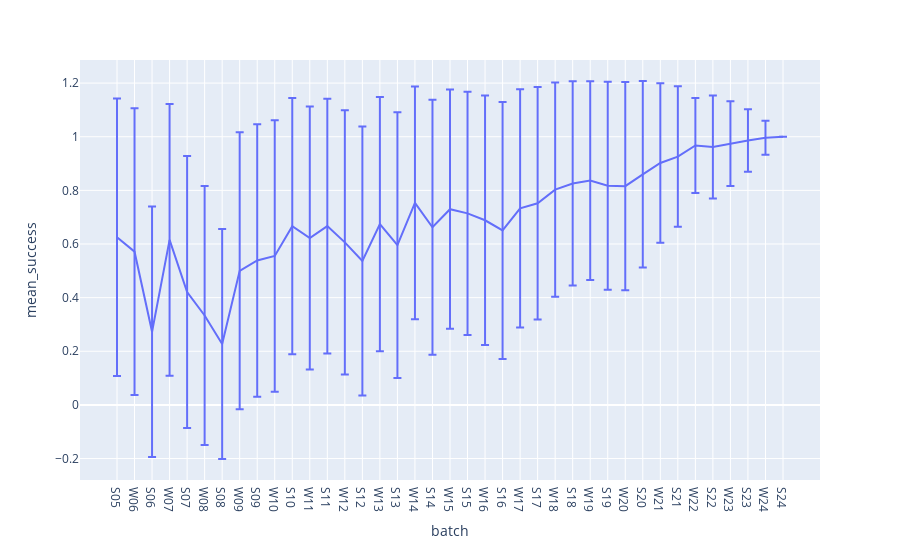

The cell this chart's notebook holds for it:
### Code cell
agg = df.groupby(['batch', 'batch_idx']).agg({'success': ['mean', 'std']}).reset_index()
agg.columns = ['batch', 'batch_idx', 'mean_success', 'std_success']
fig = px.line(agg.sort_values('batch_idx'), x="batch", y="mean_success", error_y='std_success')
fig.show()

### Figure 1 — Plotly figure (JSON) as saved in the notebook; plotly's stock layout.template omitted (floating-point values rounded to 4 significant figures)
{"data": [{"error_y": {"array": [0.5175, 0.5345, 0.4671, 0.5064, 0.5073, 0.483, 0.4289, 0.5164, 0.5084, 0.5064, 0.4781, 0.4903, 0.4754, 0.4924, 0.5017, 0.474, 0.4955, 0.434, 0.4758, 0.4461, 0.4539, 0.465, 0.4791, 0.4444, 0.4336, 0.3993, 0.3808, 0.3706, 0.3877, 0.3885, 0.3479, 0.2977, 0.2621, 0.1771, 0.1919, 0.1581, 0.1165, 0.0635, null]}, "hovertemplate": "batch=%{x}<br>mean_success=%{y}<extra></extra>", "legendgroup": "", "line": {"color": "#636efa", "dash": "solid"}, "marker": {"symbol": "circle"}, "mode": "lines", "name": "", "orientation": "v", "showlegend": false, "type": "scatter", "x": ["S05", "W06", "S06", "W07", "S07", "W08", "S08", "W09", "S09", "W10", "S10", "W11", "S11", "W12", "S12", "W13", "S13", "W14", "S14", "W15", "S15", "W16", "S16", "W17", "S17", "W18", "S18", "W19", "S19", "W20", "S20", "W21", "S21", "W22", "S22", "W23", "S23", "W24", "S24"], "xaxis": "x", "y": [0.625, 0.5714, 0.2727, 0.6154, 0.4211, 0.3333, 0.2273, 0.5, 0.5385, 0.5556, 0.6667, 0.6222, 0.6667, 0.6061, 0.5366, 0.6739, 0.5962, 0.7534, 0.6625, 0.7297, 0.7143, 0.6885, 0.6505, 0.7328, 0.752, 0.8027, 0.8258, 0.8367, 0.8171, 0.8158, 0.8599, 0.9021, 0.926, 0.9677, 0.9619, 0.9745, 0.9863, 0.996, 1], "yaxis": "y"}], "layout": {"autosize": true, "legend": {"tracegroupgap": 0}, "margin": {"t": 60}, "xaxis": {"anchor": "y", "autorange": true, "domain": [0, 1], "range": [-2.111, 40.11], "title": {"text": "batch"}, "type": "category"}, "yaxis": {"anchor": "x", "autorange": true, "domain": [0, 1], "range": [-0.28, 1.286], "title": {"text": "mean_success"}, "type": "linear"}}}
